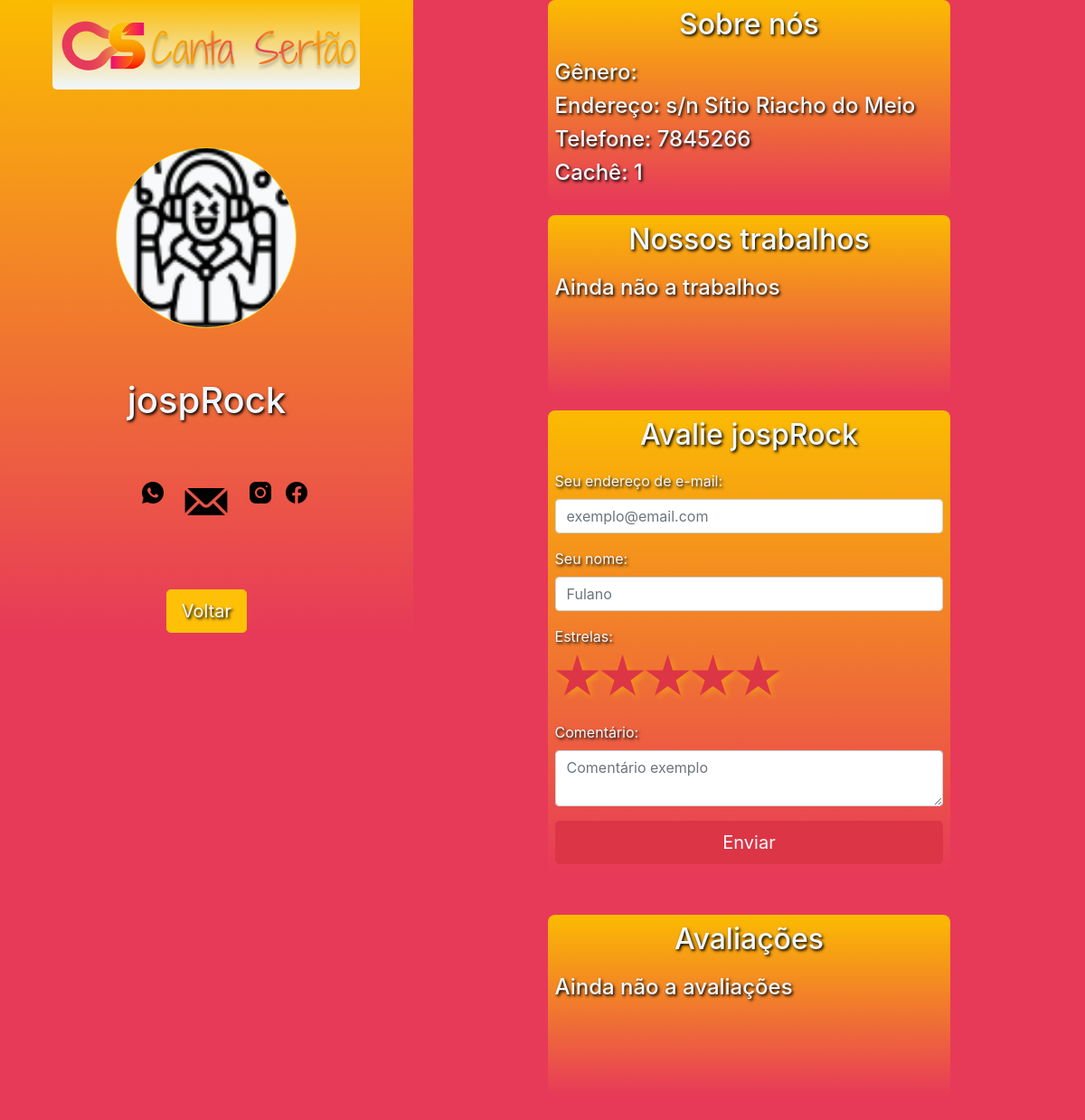
The app's page /login/perfilPublic.php?musico=82 with its own data.
### tables this page shows
CREATE TABLE `user_musico` (
  `cpf_cnpj` bigint NOT NULL,
  `nome_fantasia` varchar(50) NOT NULL,
  `email` varchar(35) NOT NULL,
  `endereco` varchar(100) NOT NULL,
  `telefone` varchar(20) NOT NULL,
  `genero_musical` varchar(35) NOT NULL,
  `data_entrada` date NOT NULL,
  `cache_show` float NOT NULL,
  `ativo` ENUM('s','n'),
  `senha` varchar(500) NOT NULL,
  PRIMARY KEY (`cpf_cnpj`)
);

### login/perfilPublic.php (the view, shortened to what this page needs)
<?php
include('./conexao.php');
$musico = "";
if (isset($_GET['musico'])) {
    $cpf_cnpj = $_GET['musico'];
    $sql_code = "SELECT * FROM user_musico WHERE cpf_cnpj = $cpf_cnpj";
    $sql_query = $conexao->query($sql_code) or die("Falha na execução do código SQL: " . $conexao->error);
    $musico = $sql_query->fetch_assoc();
    $sql_code = "SELECT * FROM imagens_musico WHERE cpf_cnpj = '$cpf_cnpj'";
    $sql_queryImagens = $conexao->query($sql_code) or die("Falha na execução do código SQL: " . $conexao->error);
    $imagemDataBase = $sql_queryImagens->fetch_assoc();
    $imgUrl = "";
    if ($imagemDataBase)
        $imgUrl = "./imagens_bd/" . $imagemDataBase['iMg'];
    else
        $imgUrl = "../img/music 1.png";
    $avaliacoes = "";
} else {
    header("location: ../index.php");
}
?>
<!DOCTYPE html>
<html lang="en">
<head>
    <link rel="stylesheet" type="text/css" href="http://yui.yahooapis.com/3.11.0/build/cssnormalize/cssnormalize-min.css">
    <link rel="stylesheet" href="../bootstrap/dist/css/bootstrap.css">
    <link rel="stylesheet" href="../css//stylePublic.css">
</head>
<body>
    <section id="perfilUser">
        <div class="perfil">
            <nav id="logo">
                <img src="../img/Logo.png">
            </nav>
            <div style="margin: 0 auto;" class="mt-2">
                <img src="<?= $imgUrl ?>" height="200" width="200" class="bg-light border border-warning rounded-circle" alt="...">
            </div>
            <h1><?php
                echo $musico['nome_fantasia'];
                ?>
            </h1>
            <ul class="midias">
                <li><a href=""><img src="../img/WhatsApp.png" alt=""></a></li>
                <li><a href=""><img src="../img/msg.png" alt=""></a></li>
                <li><a href=""><img src="../img/Instagram (2).png" alt=""></a></li>
                <li><a href=""><img src="../img/Facebook (1).png" alt=""></a></li>
            </ul>
            <a href="../index.php"><button type="button" class="btn btn-warning btn-lg text-light">Voltar</button></a>
        </div>
        <div class="mural">
            <div id="sobre" class="p-2 mb-3">
                <h2 id="avaliacoesTitle">Sobre nós</h2>
                <h4>Gênero: <?= $musico['genero_musical'] ?></h4>
                <h4>Endereço: <?= $musico['endereco'] ?></h4>
                <h4>Telefone: <?= $musico['telefone'] ?></h4>
                <h4>Cachê: <?= $musico['cache_show'] ?></h4>
            </div>
            <div id="trabalhos" class="p-2 mb-3">
                <h2 id="avaliacoesTitle">Nossos trabalhos</h2>
                <h4> Ainda não a trabalhos</h4>
            </div>
            <div id="trabalhos" class="p-2 mb-5">
                <h2 id="avaliacoesTitle">Avalie <?= $musico['nome_fantasia'] ?></h2>
                <form action="" method="POST">
                    <label>Seu endereço de e-mail:</label>
                    <input name="email" class="form-control" type="email" placeholder="exemplo@email.com">
                    <label>Seu nome:</label>
                    <input name="nome" class="form-control" type="text" placeholder="Fulano">
                    <label>Estrelas: </label>
                    <div class="stars">
                        <label for="rate-5"></label>
                        <label for="rate-4"></label>
                        <label for="rate-3"></label>
                        <label for="rate-2"></label>
                        <label for="rate-1"></label>
                    </div>
                    <label>Comentário:</label>
                    <textarea name="comentario" class="form-control" type="text" placeholder="Comentário exemplo"></textarea>
                    <button class="btn btn-lg btn-danger btn-block text-light" type="submit">Enviar</button>
                </form>
            </div>
            <div id="trabalhos" class="p-2 mb-5">
                <h2 id="avaliacoesTitle">Avaliações</h2>
                <?= $avaliacoes ? $avaliacoes : "<h4> Ainda não a avaliações</h4>" ?>
            </div>
        </div>
    </section>
</body>
</html>

### css/stylePublic.css (style rules this page uses)
* { box-sizing: border-box; }
body { margin: 0; padding: 0; width: 100%; height: 100vh; grid-template-columns: 1fr 1fr 1fr; grid-template-rows: 120px 1fr 80px; grid-template-areas: "perfil""mural""rodape"; background-color: #E73A59; }
#perfilUser { display: flex; flex-direction: row; }
#logo { border-radius: 5px; background-image: linear-gradient(#FBBB01, aliceblue); }
.perfil { grid-area: "perfil"; display: flex; flex-direction: column; justify-content: space-between; align-items: center; width: 70%; height: 700px; background-image: linear-gradient(#FBBB01, #E73A59); color: aliceblue; text-shadow: black 0.1rem 0.1rem 0.2rem; }
.perfil button { text-shadow: black 0.1rem 0.1rem 0.2rem; }
.mural { animation: anim-public 30s linear infinite; }
.midias { display: flex; flex-direction: row; justify-content: space-between; list-style: none; width: 50%; }
.mural { display: flex; flex-direction: column; align-items: center; width: 1366px; height: 100%; color: aliceblue; text-shadow: black 0.1rem 0.1rem 0.2rem; }
#sobre { background-image: linear-gradient(#FBBB01, #E73A59); width: 60%; min-height: 200px; border-radius: 8px; overflow-y: scroll; }
#trabalhos { background-image: linear-gradient(#FBBB01, #E73A59); width: 60%; min-height: 200px; border-radius: 8px; overflow-y: scroll; }

### login/perfilPublic.php (style rules this page uses)
#avaliacoesTitle { text-align: center; margin-bottom: 20px; }
.stars { overflow: hidden; width: 250px; filter: drop-shadow(3px 3px 3px rgba(245, 189, 5, 0.493)); }
.stars input[type=radio]:first-child+label { padding-right: 0; }
.stars:hover input[type=radio]:checked~label:after, .stars label:after { background: yellow; }
.stars label { box-sizing: border-box; width: 20%; height: 50px; float: right; cursor: pointer; clip-path: polygon(50% 0%, 61% 35%, 98% 35%, 68% 57%, 79% 91%, 50% 70%, 21% 91%, 32% 57%, 2% 35%, 39% 35%); }
.stars label:after { display: block; content: ""; height: 120px; width: 100%; float: right; transition: all 0.25s; background: #DC3545; }

### records on screen
user_musico: nome_fantasia "jospRock", endereco "s/n Sítio Riacho do Meio", telefone "7845266", cache_show "1"
